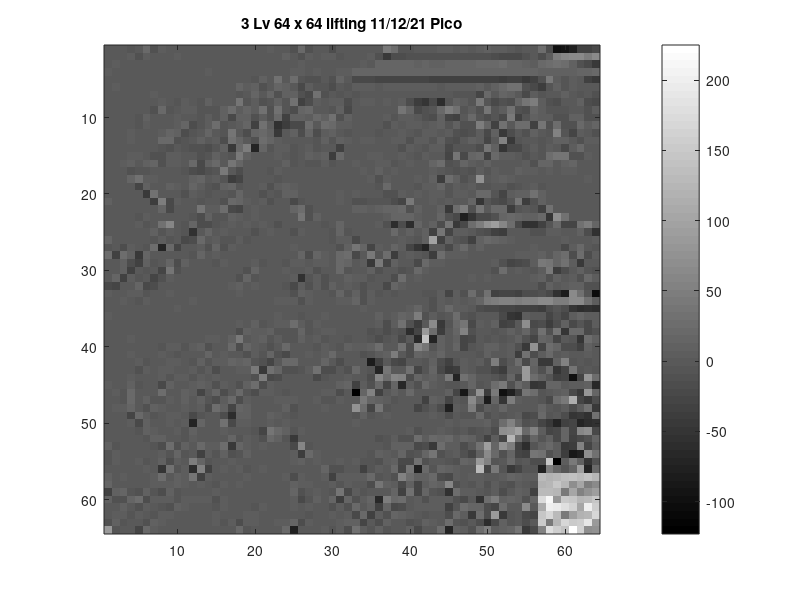

This chart was generated by the following MATLAB code:
clear all
figure
B = [2,-1,0,-5,2,19,-14,3,-2,0,-1,-2,0,1,-2,1,0,-1,2,-2,1,3,-3,0,-9,20,-12,-2,2,-15,0,0,0,-3,-2,-1,41,26,-4,-4,0,1,1,3,4,1,3,-1,3,10,3,6,2,-5,-3,0,28,-16,-101,-95,-75,-36,-33,-20,
0,2,0,6,-9,7,0,-2,1,3,-3,-1,1,1,0,1,2,0,0,0,2,-2,-2,11,-1,-9,6,2,3,5,-8,1,1,-2,7,-12,-42,-16,-17,-14,-12,-11,-10,-9,-12,-13,-11,-10,-14,-14,-16,-21,-25,-23,-9,2,-15,5,50,58,63,62,47,65,
-3,3,-1,-1,1,0,1,2,1,0,1,-1,-1,1,1,-2,-1,-1,0,1,0,0,1,-2,0,3,0,2,2,1,-1,-3,1,5,-1,14,17,14,13,15,10,14,12,12,14,15,15,15,19,20,22,25,17,17,12,7,21,28,31,27,11,-10,-22,-43,
3,-3,0,1,-1,-1,0,1,1,2,2,0,0,3,2,0,-1,0,2,0,0,0,0,-1,6,4,1,3,0,-2,3,3,13,14,14,15,13,14,13,15,16,17,16,16,15,16,16,15,16,18,16,15,17,16,14,15,8,10,11,10,12,14,17,22,
0,1,0,0,-1,1,0,0,2,0,1,0,1,1,1,1,1,2,-1,-7,9,-3,32,1,24,-5,-11,-10,-2,-12,15,-3,-22,-24,-25,-26,-30,-27,-27,-29,-29,-29,-32,-33,-35,-34,-33,-33,-32,-32,-36,-41,-32,-31,-44,-32,-13,42,3,-8,5,-3,-31,-42,
0,3,1,1,1,-1,1,0,-1,0,1,1,0,1,1,2,2,13,5,9,-9,-2,16,8,1,-25,7,-4,-6,-15,-3,-4,3,4,3,2,4,3,3,4,4,3,3,2,3,3,4,5,8,2,11,19,34,30,-11,-21,-41,-8,8,-6,4,-2,2,2,
0,-1,1,1,1,0,3,2,0,0,1,0,0,2,-2,0,-3,-7,-2,15,2,14,-14,11,9,-14,-20,34,-9,-1,-4,1,-4,-3,-3,-1,-2,-1,-2,-1,-3,-2,1,0,-2,-4,-4,-5,-27,20,0,17,10,2,-21,4,-8,0,2,10,2,-4,-1,-11,
0,-1,0,1,0,-1,0,5,-1,-7,4,2,-8,8,2,1,-2,36,-5,3,-12,-4,8,-5,31,-33,-16,5,-3,4,7,-16,0,3,3,2,3,2,5,-18,-40,-47,-25,-59,-7,10,4,-6,42,-8,-20,-9,-16,16,38,48,6,-13,-16,1,0,10,-18,-20,
1,1,0,1,0,1,-10,20,-6,-2,3,3,-6,-6,-5,8,26,4,13,6,33,-11,30,-6,-16,13,19,-1,-2,-7,8,-21,0,1,1,2,0,-1,36,14,-20,-11,-5,19,50,33,-6,5,-11,38,-5,7,30,-11,-18,13,5,-7,-5,-5,-2,0,-12,3,
-1,0,-1,2,-6,8,1,0,-3,4,-1,-2,-6,5,-8,11,-22,8,8,-9,7,-12,23,-31,12,8,4,19,9,34,-11,11,0,0,0,0,6,-5,3,3,-3,-13,-15,9,-27,-32,-1,21,-6,-16,-5,-21,41,-31,-8,8,7,4,-9,-11,9,12,-11,-11,
1,0,1,1,-7,4,-1,-3,-3,6,17,-16,-4,4,24,-6,1,6,15,-31,31,3,-56,-37,-21,-23,25,2,25,20,6,7,0,1,-1,-1,-9,4,-1,4,4,-2,3,8,-4,10,-10,-9,47,18,-36,31,2,29,25,-34,35,-13,28,-9,-13,22,7,17,
2,2,1,3,-1,0,1,5,13,12,-17,-5,0,17,1,-8,35,-3,-15,18,22,10,-44,1,11,-18,17,-17,5,9,1,-5,0,-1,1,-7,2,-3,3,2,-4,4,4,-3,6,-9,-17,-12,3,-21,11,-42,-15,1,-11,11,2,-7,55,-6,-26,3,-3,-12,
2,0,1,4,-2,1,1,19,20,-13,-4,-3,8,-1,7,-16,33,14,-2,-10,26,18,5,0,-1,-2,2,-7,8,-5,12,6,1,4,3,-2,2,3,4,-13,5,4,-7,10,-11,-17,-2,9,3,-29,-1,55,-46,-7,-1,0,-5,-2,9,9,-3,-12,7,6,
0,1,0,2,-1,-1,0,-6,-9,0,-4,-13,-12,-15,-7,10,-44,20,49,-69,16,-6,5,5,-5,2,6,-5,-2,0,-33,-1,1,-2,0,-2,-2,1,-12,7,0,-4,6,6,-23,-5,-7,-6,-19,37,9,-51,-23,-23,-5,3,-4,4,0,-23,7,20,-1,2,
0,0,-2,5,5,0,-10,-10,5,4,0,1,-9,-5,11,0,-7,45,11,1,0,2,3,-1,-5,-2,9,3,12,-38,19,0,0,-1,4,3,1,-2,7,2,-4,4,-3,-3,-28,36,-23,18,23,-31,21,7,5,0,-11,0,-6,27,40,36,-11,-14,4,1,
0,2,4,11,-1,8,14,-9,3,7,-3,23,-22,10,22,2,40,13,-1,1,0,1,1,8,-6,0,-8,-4,6,-4,1,0,3,2,-2,3,3,-5,2,5,-3,0,15,25,-12,-5,13,4,-3,9,-1,0,0,0,3,-12,13,16,2,11,16,1,2,2,
2,0,1,-9,-8,-6,-1,0,-2,-3,-6,-15,-24,-10,-5,42,-1,-17,2,-1,1,-7,4,0,2,-2,-3,0,-2,-1,0,1,0,3,-1,8,-2,6,-2,1,0,-3,4,0,-5,-11,-5,-11,4,-6,7,0,-3,10,3,4,-3,3,1,3,3,0,0,1,
0,1,0,13,34,6,4,0,0,2,0,11,18,-2,4,-8,-40,-28,2,1,2,1,-6,2,2,1,-1,0,0,2,1,-2,0,1,5,-10,6,1,1,2,3,0,8,-41,28,12,-10,1,75,0,5,9,6,-1,-3,0,2,0,-1,-2,-2,1,3,2,
-1,2,-1,0,-29,11,1,-2,9,3,-1,17,3,-4,-14,9,17,-7,1,-2,7,-9,5,8,7,-1,0,-1,0,-1,1,0,2,0,0,-6,21,0,1,2,-4,3,3,13,-4,5,1,5,-5,-7,1,0,-12,-4,0,7,-8,1,-1,-1,-1,-1,0,0,
0,0,1,1,1,-46,31,-2,0,-3,-14,4,0,-6,-1,-1,-8,14,0,-1,-10,-1,-6,8,10,-1,-1,-2,1,-1,3,2,3,1,2,1,-9,-9,6,2,3,0,3,5,-7,4,5,-1,22,19,-8,-29,3,8,12,34,11,1,0,-2,-2,0,-1,-2,
11,0,1,1,0,-1,-37,47,-22,6,0,-1,-4,-1,0,-9,19,13,6,-2,4,-11,0,-1,-25,-7,1,0,-2,0,3,-1,-13,-11,-5,-8,-6,-16,-29,45,-3,-3,5,-1,6,-1,-2,18,-50,-8,-15,-20,-7,37,-38,-10,10,-1,-1,2,-1,-3,0,-2,
0,1,-1,1,0,0,0,17,-23,-2,2,0,38,5,4,26,-21,-29,2,6,1,-3,-3,2,14,27,-13,1,-1,-1,-1,0,9,8,6,11,13,13,21,-10,10,0,0,11,-42,24,47,-12,35,-2,19,21,-39,-7,-3,-8,-31,30,-3,2,1,1,0,-2,
-1,-1,0,0,-4,5,1,0,-2,-3,-1,-5,-18,9,-8,-7,8,3,0,3,-2,0,2,1,0,35,-13,10,-2,1,1,-1,0,1,1,-1,7,13,13,14,4,-1,0,14,-11,-22,-77,-49,-21,-24,-14,14,19,16,11,10,19,-51,69,32,0,2,2,2,
1,1,-1,-1,6,-5,1,30,60,0,-6,14,-15,-15,-5,2,3,-2,7,0,4,-1,-11,-3,-2,1,0,-3,-8,-3,18,-3,-1,2,-1,4,-9,-59,-19,-63,15,-1,10,-15,38,-44,-25,24,46,77,94,59,29,-23,-54,-54,-35,-4,22,-29,-28,30,50,15,
0,0,0,1,-1,-2,10,-6,5,2,-7,-55,2,18,-1,4,0,-2,-1,-13,2,3,-1,-2,-13,3,0,0,1,-5,13,-6,0,1,1,0,-2,19,1,11,-1,11,-36,37,-28,6,6,2,-9,-15,-36,-40,2,1,-2,-13,-10,4,3,0,-1,11,-16,-53,
18,0,1,0,1,1,-5,5,-5,-2,-20,-17,20,-1,5,-6,-7,6,-5,0,-1,0,1,0,2,2,-1,1,1,-7,3,4,-20,1,0,0,-3,-2,4,-3,-4,9,95,-35,9,-6,-13,-36,9,21,14,8,3,0,-1,-1,1,2,1,3,2,-1,-3,4,
-7,0,-15,7,0,-6,27,-71,23,-29,-2,-1,4,-13,13,-9,4,0,-1,2,2,0,-1,0,3,0,1,-3,-2,-3,-11,8,39,13,-28,3,-2,13,5,-29,-49,-69,1,0,-25,4,21,2,9,1,1,0,-1,1,1,4,0,1,0,-24,5,19,-1,-6,
26,-35,28,10,-42,18,-2,-1,-1,0,2,-5,15,-3,4,-1,0,-2,1,0,-1,1,2,1,1,15,-18,16,7,1,19,24,-22,-3,43,-8,28,-37,2,5,-1,-6,-37,27,6,5,3,-1,-1,1,-1,1,2,3,3,3,8,1,13,29,-15,28,-16,6,
0,0,11,-18,-36,11,-4,2,15,-16,12,-2,0,-2,-4,3,1,-1,0,7,-4,1,2,-6,7,6,1,3,3,1,20,17,0,6,-43,43,-29,8,-3,1,-24,21,5,7,-1,1,2,1,0,0,4,-13,-30,-22,-19,4,44,37,14,34,6,-46,0,-3,
1,0,12,-33,2,-8,-3,-29,35,-11,1,2,-1,-1,0,2,2,0,-13,16,-2,-1,-1,3,0,2,3,-10,1,0,22,-6,1,0,10,-10,1,1,-12,-6,20,4,2,1,1,0,-2,0,1,-3,-13,24,0,6,-2,-4,4,43,-38,-17,1,8,-6,-10,
2,15,-33,4,-4,-3,-28,-9,6,-1,2,0,-1,1,1,-1,1,-9,13,-5,1,1,-1,-3,5,-54,-7,7,-12,2,-1,8,4,6,-8,-1,-1,-18,24,-3,3,0,0,0,0,0,0,4,0,6,2,2,-2,0,1,3,9,-14,12,-1,7,-14,21,5,
-24,-30,2,0,14,-20,-15,1,0,0,-1,0,1,-1,-2,-3,4,9,-3,5,2,2,1,-6,-21,6,-10,7,-10,11,0,3,-1,-10,0,2,-21,13,3,1,0,0,1,0,0,1,2,2,-3,2,0,2,2,2,-1,2,-16,8,-3,5,9,8,-12,-13,
3,0,0,3,3,-5,-1,-3,3,1,-2,0,1,1,2,0,0,5,1,-1,2,0,1,2,-9,9,4,-1,0,-6,15,-5,9,-11,7,-4,1,-4,2,-3,-2,-8,-5,4,-27,4,-10,27,-7,32,-33,-28,-28,-32,-17,-15,-12,-20,-53,-82,62,32,-7,-102,
-1,-1,7,0,-4,3,-1,-1,0,0,0,3,2,0,1,1,0,1,0,0,-1,2,4,3,6,-9,6,-2,-1,0,3,5,14,-10,6,-3,-3,-1,0,0,2,-1,-10,7,0,7,1,6,18,41,49,51,51,46,52,56,66,66,48,47,62,64,32,7,
0,0,-1,0,0,1,0,-1,1,4,-1,1,-1,1,1,1,1,1,2,-2,1,-1,1,-1,2,0,1,2,2,-1,1,1,1,3,0,1,2,0,1,3,15,-3,-9,4,19,5,4,-3,-19,-25,-23,-28,-26,-31,-35,-31,-40,-15,-6,-17,-51,-59,-55,-61,
4,1,1,1,0,0,0,2,1,1,1,1,0,1,1,-1,0,2,0,-3,2,0,7,0,-2,-8,-3,-1,3,2,1,-2,1,1,0,12,0,4,17,10,49,-11,4,-7,-2,26,-5,-12,-2,0,1,-22,-48,-55,6,-2,0,-28,-12,-26,6,18,4,6,
2,1,0,1,-2,0,1,0,2,0,2,-2,0,-1,1,0,-3,7,2,10,-4,0,4,5,28,3,-6,4,-2,0,2,-2,0,0,1,7,-17,7,33,-11,-37,2,63,-43,-5,20,38,-25,3,0,10,-31,-26,-3,68,-20,-18,-38,-18,8,-25,-7,-20,7,
1,0,0,2,0,1,0,-2,2,-1,0,1,0,0,1,1,-1,-18,11,6,3,11,-4,-8,-5,16,-4,1,5,3,-1,-1,1,-1,-10,-5,-18,-8,-14,-58,-26,86,27,-39,0,14,56,-13,1,-3,-5,1,8,0,14,-11,30,-9,39,-48,20,19,-22,-12,
1,1,0,3,-1,0,1,2,2,-3,0,2,-1,3,4,1,8,43,0,4,10,-5,7,-5,-4,12,0,5,-8,-2,-3,-6,1,0,-5,-15,-6,-1,-22,2,-64,139,-74,10,2,10,-27,-20,0,-5,-1,-5,-3,11,-13,-28,15,11,-28,-2,-6,-48,26,10,
1,1,-1,2,-1,1,0,-8,4,5,-5,5,10,-11,2,2,19,-15,15,6,0,-14,-2,23,-2,-1,-3,-4,3,-3,-5,8,4,7,12,24,1,1,31,-19,61,35,-8,8,2,17,-30,-5,-1,9,8,2,5,-14,-43,77,-27,29,17,-16,-19,-32,11,0,
1,1,1,3,0,2,1,7,-3,-4,0,-2,-3,13,1,5,0,1,-9,3,-5,14,-12,-21,-3,0,3,-3,3,19,2,2,0,-14,-8,3,9,48,0,-18,14,12,6,14,-2,-3,-1,0,-4,10,2,1,5,-40,34,-19,7,22,-3,5,2,-3,3,0,
0,1,-1,1,5,-5,1,-1,4,4,-3,-4,8,-5,7,3,13,8,17,-4,-10,-29,2,22,23,2,-1,0,17,-2,-18,1,2,-2,-81,-36,-3,-21,-29,-2,-1,-4,9,-18,-35,-5,4,-2,7,-11,46,-18,0,28,-20,18,-42,-45,11,53,-5,-2,-5,0,
1,1,0,-3,-9,5,0,6,3,-2,2,4,-5,5,-17,-1,-2,6,3,41,-42,34,17,-14,-14,-5,6,32,-16,-15,2,-14,22,1,-4,-73,38,-2,-1,34,-27,-4,18,-25,-44,-37,5,-1,-12,-11,-29,-39,7,4,86,11,-9,19,-47,-28,35,-8,-3,-4,
0,0,1,3,0,-3,1,5,-8,5,3,-5,4,0,4,1,-1,-3,-2,-14,50,-23,-17,-1,1,-3,1,-20,-8,2,1,6,1,2,-19,58,29,58,53,-18,15,3,10,-2,45,-69,33,14,2,-1,-8,-17,17,-21,88,26,12,-5,-32,-29,-96,-28,81,27,
3,2,-1,9,-5,-2,2,-23,11,1,-2,3,9,3,-9,3,1,-9,10,27,-19,4,2,1,0,0,-1,-1,0,-3,10,16,-35,7,-13,20,-27,18,-68,4,-12,19,7,1,-6,-4,2,14,-7,-1,29,42,-9,20,5,-52,-46,14,17,-3,3,6,10,-64,
1,3,-5,19,1,-2,-2,24,1,1,8,5,-27,0,16,-15,2,23,-7,-19,5,3,0,-5,1,-3,1,1,6,6,-17,2,-119,18,51,-33,1,9,0,22,-2,-3,0,-1,8,-26,-85,-6,74,-41,41,-99,-77,-40,37,25,-6,1,6,10,-25,-42,79,16,
1,2,-7,22,2,8,-8,-7,4,-3,11,0,9,-7,-18,5,20,-16,4,1,0,1,4,3,4,-2,2,5,-5,-4,6,0,-1,44,16,9,7,-5,-1,0,1,-32,8,3,-29,1,-5,66,13,-80,17,-49,46,3,-2,2,-6,-20,28,43,112,-30,-45,-18,
2,3,3,14,-2,-9,12,4,-3,2,7,-3,3,-19,24,11,-30,18,8,1,1,-1,1,10,-14,-1,2,0,3,1,1,0,73,24,-26,37,-4,1,1,-3,-28,-12,-1,-16,-79,7,0,48,-16,3,-3,15,-2,0,0,-2,13,1,-4,4,-18,5,34,-42,
1,1,1,-27,19,3,-5,1,5,6,2,-22,-8,1,-3,-15,-62,11,10,1,0,8,5,2,-8,0,0,-1,0,0,0,0,-4,9,-5,-1,4,0,1,0,0,-1,7,-1,-15,1,-6,-8,21,-11,-3,-4,-1,5,-22,-18,22,-7,-1,-19,-49,-46,-56,32,
2,1,0,7,-21,9,0,-1,4,-2,6,-70,18,0,1,30,-20,5,3,2,-2,4,-1,5,2,-3,1,1,0,-1,2,2,4,-3,2,2,2,1,0,0,1,-2,-3,2,5,2,6,7,4,9,-8,26,53,14,-9,-6,-26,-43,-69,-34,-29,-71,-62,-57,
0,2,0,1,-7,9,5,2,-3,6,-6,8,0,-1,1,6,-3,2,0,-5,-30,40,22,12,-4,6,0,0,0,2,-1,1,1,2,-1,1,2,0,2,5,-9,-2,-3,7,1,-5,-2,-9,-4,-2,-18,70,77,97,19,51,4,-26,-22,18,-26,61,69,-20,
-1,1,1,2,2,-7,8,12,-2,0,-7,5,-3,-3,2,-3,16,-5,3,1,-14,19,10,-5,-44,0,-1,1,1,0,0,-1,1,-1,-3,-9,-4,6,-9,-13,29,5,19,14,19,4,14,10,-4,-31,7,-26,124,28,-21,15,-5,8,-20,18,-34,-23,-12,18,
12,-5,0,1,1,0,-6,-15,24,-12,9,2,19,7,5,29,-46,15,4,1,5,2,-2,0,-25,58,-4,0,0,1,-1,-1,2,-1,1,2,-7,10,9,8,-24,-18,-42,25,4,4,-19,-1,33,94,14,74,47,-36,-62,-4,11,19,6,-42,-38,55,-27,3,
-5,3,1,-2,-1,1,0,3,-6,14,-6,1,-34,5,-5,10,-14,-6,9,1,-1,-1,-3,1,5,-41,20,3,-2,1,1,-1,2,-1,-5,11,6,-2,16,-10,-4,14,35,-13,2,5,-14,-26,10,67,23,-13,17,-29,-36,37,33,-10,4,-41,-85,-75,72,31,
-4,3,1,1,5,-6,1,10,-15,6,-1,48,18,-4,1,0,3,-1,0,1,1,-1,-1,-1,3,9,-2,5,2,2,5,0,6,-4,-4,-14,3,11,-24,-22,31,-10,-1,1,-7,-12,13,8,88,52,-6,2,23,-6,2,-17,-16,144,-123,6,44,10,-52,-11,
-1,0,1,2,0,6,-2,-48,33,-4,6,-61,56,-31,2,4,-1,4,-4,-2,3,1,2,2,-3,1,-2,0,18,-13,-10,2,2,-36,-6,7,-3,20,-30,37,-79,20,-4,16,11,5,-2,0,128,-27,44,-6,-44,-26,-6,-5,-76,50,13,-7,15,90,-69,21,
8,-2,3,0,-1,1,7,25,-2,10,7,37,-31,6,2,-2,-1,-1,3,0,1,1,1,3,-15,7,1,0,7,-32,6,5,3,5,23,-7,0,-11,52,26,8,10,20,-18,-21,4,0,3,3,0,0,7,15,10,7,7,131,121,122,133,139,131,138,122,
13,-3,-1,1,-1,-1,6,6,4,9,3,-3,7,-2,-6,4,1,3,1,2,-1,0,0,1,11,4,3,-1,-2,4,-4,4,0,2,-15,36,12,7,-20,10,-29,5,13,12,57,-11,0,-5,3,-9,4,-7,-13,6,0,-7,118,123,147,124,72,100,48,66,
-33,11,13,-8,-9,12,-8,-15,8,-7,-3,-3,-1,0,5,0,0,-1,1,1,0,-1,0,2,13,-14,0,7,-1,-6,39,-24,3,-4,0,1,0,13,-35,30,-28,18,-5,-10,-57,27,7,3,2,-8,4,-16,0,9,4,-36,131,128,127,42,100,52,76,94,
8,-9,-12,15,28,-17,4,3,4,-5,3,3,5,3,-9,3,1,2,-1,1,-1,1,1,-2,3,-20,-4,8,2,15,-37,15,-10,5,15,-65,46,22,26,-2,6,-13,6,3,5,-11,-20,-2,-56,24,48,8,15,12,-14,14,176,209,83,152,144,122,130,146,
2,1,8,1,-11,4,0,-7,-14,8,4,0,1,0,-5,6,1,2,-3,-6,4,1,1,0,4,1,5,-1,0,-11,4,-10,22,-3,9,-31,15,-25,-16,-1,4,7,3,4,-33,-5,29,18,16,-18,-28,29,2,0,66,2,109,199,196,177,161,102,199,157,
0,5,5,-8,3,1,-8,6,7,-2,0,0,1,1,6,-1,2,-2,4,4,0,1,-1,0,2,-1,-4,0,-1,5,-3,4,-24,20,-34,6,-12,16,8,6,0,-8,-1,0,-19,23,3,-42,27,-19,86,-46,-6,1,-22,-28,147,167,131,43,92,119,127,168,
-9,8,-6,0,2,-11,9,3,2,0,0,-1,-1,1,4,-7,4,-18,5,3,1,-1,3,3,17,-15,7,-1,1,-1,3,8,9,-26,0,-17,11,-3,-1,-12,-5,11,3,0,29,-6,-9,2,-19,-62,-21,11,-7,-3,-19,-2,150,42,124,166,152,158,192,88,
86,-7,2,-1,-28,22,5,-2,0,0,2,0,0,0,-1,0,0,19,-4,-2,-1,0,0,19,-76,0,2,2,7,-7,5,-18,31,4,-5,11,-5,0,0,8,-23,1,-1,24,-72,10,7,-10,28,50,4,12,16,35,-43,-23,52,179,156,138,225,160,70,77];

C = reshape(B,64,64);
imagesc(C)
colorbar
colormap 'gray'
title '3 Lv 64 x 64 lifting 11/12/21 Pico'
